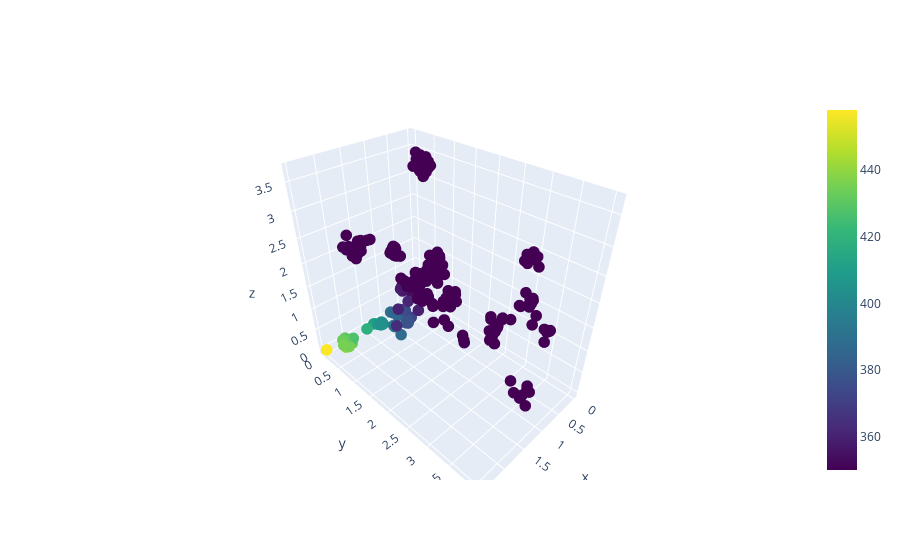

Notebook cell for this chart:
### Markdown cell above
### Plot 3D latent space

### Code cell
# Select the model directory
run_dir = '../runs/CD_10_nodes_layer_and_sample_dropout_nested'
nn_index = 1

params_dict_list = read_params_dict(run_dir, nn_index)

nn_save_dir = params_dict_list[0]
nn_params_dict = params_dict_list[1]
nn_dataset_dict = params_dict_list[4]

''' Test Case
x = np.arange(0, 100, 1)
y = np.sin(x)
#z = np.cos(x)
#w = np.tan(x)
latents = np.transpose(np.vstack((x,y)))
'''

latents = read_from_pickle('nn_latents.pkl', nn_save_dir)

assert latents.shape[1] == 3, f'Latent space dimension {latents.shape[1]} not equal to 3. Use 3D/2D PCA to visualize'

plots_dir = nn_save_dir + '/plots'
if not os.path.exists(plots_dir):
    os.mkdir(plots_dir)

figure_dir = plots_dir + '/latents_3D'
if not os.path.exists(figure_dir):
    os.mkdir(figure_dir)

if nn_params_dict['add_supervision_on_latent']:
    # We only use the first label to color code points in the latent
    y = np.squeeze(read_from_pickle('nn_y_pred.pkl', nn_save_dir)[0].numpy())

    # Check if any preprocessing done on the labels
    if nn_dataset_dict['y_preprocess_scheme']:
        y_preprocessors = params_dict_list[8]
        y_encoder_list = y_preprocessors[0]
        y_scaler_list = y_preprocessors[1]

        y_descr = params_dict_list[7]
        y_dtype_list = y_descr[0] 
        y_dim_list = y_descr[1]

        if y_dtype_list[0] == 'cat':
            c = np.squeeze(y_encoder_list[0].inverse_transform(y.reshape(-1,1)))
        else:
            c = np.squeeze(y_scaler_list[0].inverse_transform(y.reshape(-1,1)))
    else:
        c = y
        
    cmin = np.min(c)
    cmax = np.max(c)
    colorscale = 'viridis'
else:
    c = 'k'
    cmin = None
    cmax = None
    colorscale = None
    
fig_pca_3d = go.Figure(data=[go.Scatter3d(x=latents[:,0],
                                          y=latents[:,1],
                                          z=latents[:,2],
                                          mode='markers',
                                          marker=dict(size=4,
                                                      color=c,
                                                      colorscale=colorscale,
                                                      cmin=cmin,
                                                      cmax=cmax,
                                                      showscale=True,
                                                      opacity=1))])
    
fig_pca_3d.show()

### Figure 1 — Plotly figure (JSON) as saved in the notebook; plotly's stock layout.template omitted (floating-point values rounded to 4 significant figures; data arrays with more than 128 entries replaced by an {"elided": "..."} marker saying what was removed)
{"data": [{"marker": {"cmax": 457.8, "cmin": 350.2, "color": {"elided": "377 float values"}, "colorscale": [[0, "#440154"], [0.1111, "#482878"], [0.2222, "#3e4989"], [0.3333, "#31688e"], [0.4444, "#26828e"], [0.5556, "#1f9e89"], [0.6667, "#35b779"], [0.7778, "#6ece58"], [0.8889, "#b5de2b"], [1, "#fde725"]], "opacity": 1, "showscale": true, "size": 4}, "mode": "markers", "type": "scatter3d", "x": {"elided": "377 float values"}, "y": {"elided": "377 float values"}, "z": {"elided": "377 float values"}}], "layout": {}}
